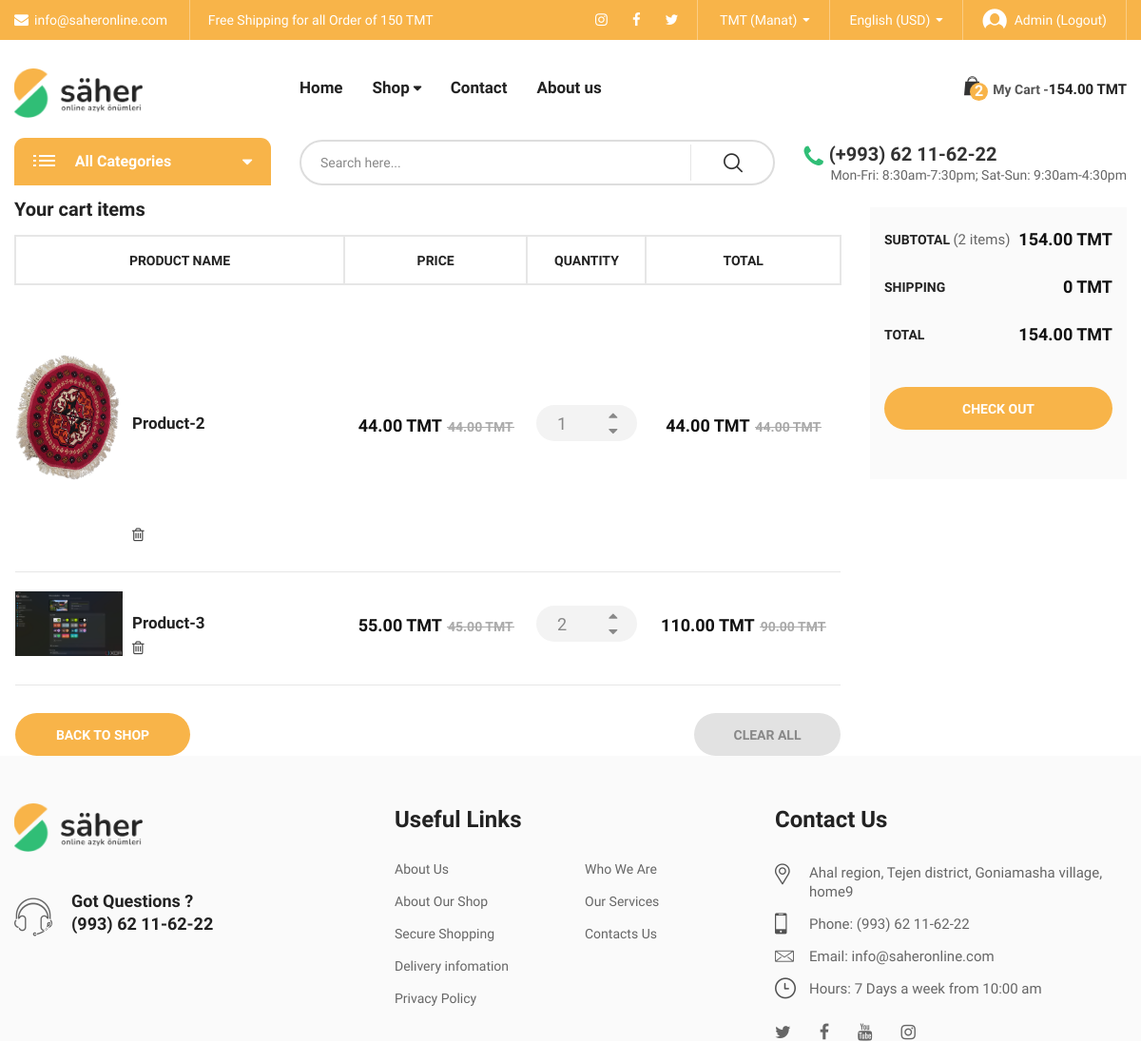
/cart/ (signed in), run on an earlier commit of the app's database.
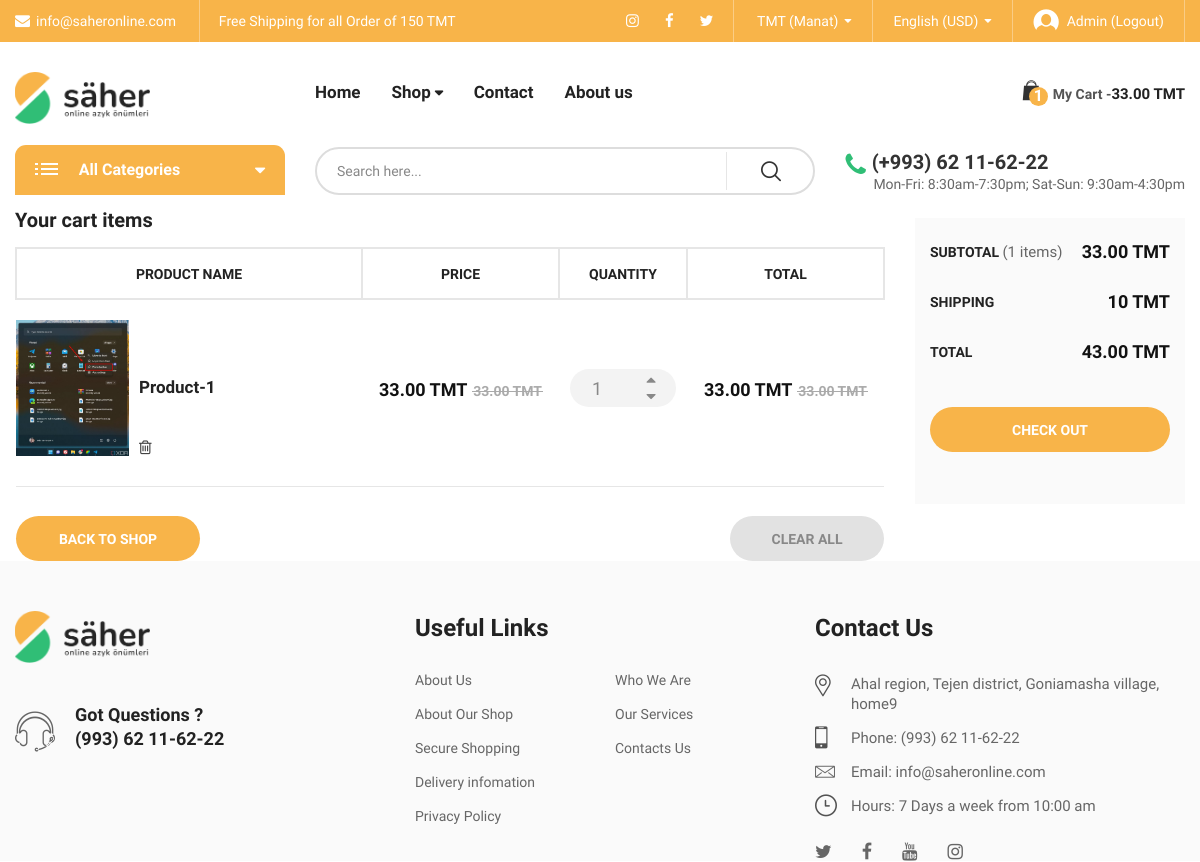
And on a later commit of the database.
### cards/models.py (models this page shows, shortened)
class Cart(models.Model):
    user = models.ForeignKey(
        User, on_delete=models.CASCADE, related_name='carts')
    created_at = models.DateTimeField(auto_now_add=True)
    updated_at = models.DateTimeField(auto_now=True)
    status = models.BooleanField(default=False)
    def itemcount(self):
        return self.items.count()
    def totalsum(self):
        total = 0
        for i in self.items.all():
            total += i.total_price()
        return total
    def shipping(self):
        if self.totalsum() < 150:
            return 10
        else:
            return 0
    def total_cost(self):
        return self.totalsum() + self.shipping()

class CartItem(models.Model):
    cart = models.ForeignKey(
        Cart, on_delete=models.CASCADE, related_name='items')
    product = models.ForeignKey(
        Product, on_delete=models.CASCADE, related_name='carts')
    quantity = models.PositiveIntegerField(default=0)
    def total_price(self):
        return self.quantity * self.product.price_new
    def total_price_old(self):
        if self.product.price_old is not None:
            return self.quantity * self.product.price_old
        else:
            return None

### products/models.py (models this page shows, shortened)
class Product(models.Model):
    name = models.CharField(max_length=50)
    subcategory = models.ForeignKey(
        Subcategory, on_delete=models.CASCADE, related_name='products')
    image = models.ImageField(upload_to='products/')
    price_old = models.DecimalField(
        max_digits=8, decimal_places=2, blank=True, null=True)
    price_new = models.DecimalField(max_digits=8, decimal_places=2)
    desc = models.TextField()
    created_at = models.DateTimeField(auto_now_add=True)
    updated_at = models.DateTimeField(auto_now=True)

### Saher_app/views.py (the view)
# urls.py: path("cart/", views.cart, name="main.cart"),
def cart(request):
    return render(request, 'cart.html')

### Saher_app/context_processors.py (called while the page is built)
def include_categories(request):
    categories = Category.objects.all()
    subcategories = Subcategory.objects.all()
    if request.user.is_authenticated:
        shopping_cart, created =  Cart.objects.get_or_create(user = request.user, status = False)
    else:
        shopping_cart = None
    return {
        'categories': categories,
        'subcategories': subcategories,
        'shopping_cart': shopping_cart,
    }

### subcategories/models.py (called while the page is built)
    def __str__(self):
        return self.name

### templates/cart.html (shortened to what the changed rows need)
{% extends 'main.html' %}
{% load static %}
{% block main %}
<div class="page-contain shopping-cart">
    <div id="main-content" class="main-content">
        <div class="container">
            <div class="shopping-cart-container">
                <div class="row">
                    <div class="col-lg-9 col-md-12 col-sm-12 col-xs-12">
                        <form class="shopping-cart-form" action="#" method="post">
                            <table class="shop_table cart-form">
                                <thead>
                                <tr>
                                    <th class="product-name">Product Name</th>
                                    <th class="product-price">Price</th>
                                    <th class="product-quantity">Quantity</th>
                                    <th class="product-subtotal">Total</th>
                                </tr>
                                </thead>
                                <tbody>
                                    {% for item in shopping_cart.items.all %}
                                <tr class="cart_item">
                                    <td class="product-thumbnail" data-title="Product Name">
                                        <a class="prd-thumb" href="#">
                                            <figure><img width="113" height="113" src="{{item.product.image.url}}" alt="shipping cart"></figure>
                                        </a>
                                        <a class="prd-name" href="#">{{item.product.name}}</a>
                                        <div class="action">
                                            <a href="{% url 'main.cart.delete' item.product.id %}" class="remove"><i class="fa fa-trash-o" aria-hidden="true"></i></a>
                                        </div>
                                    </td>
                                    <td class="product-price" data-title="Price">
                                        <div class="price price-contain">
                                            <ins><span class="price-amount">{{item.product.price_new}} <span class="currencySymbol">TMT</span></span></ins>
                                            {% if item.product.price_old is not None %}
                                                <del><span class="price-amount">{{item.product.price_old}} <span class="currencySymbol">TMT</span></span></del>
                                            {% endif %}
                                        </div>
                                    </td>
                                    <td class="product-quantity" data-title="Quantity">
                                        <div class="quantity-box type1">
                                            <div class="qty-input">
                                                <input type="text" name="qty12554" value="{{item.quantity}}" data-max_value="100" data-min_value="1" data-step="1">
                                                <a href="{% url 'main.cart.add' item.product.id %}" class="qty-btn btn-up"><i class="fa fa-caret-up" aria-hidden="false"></i></a>
                                                <a href="{% url 'main.cart.remove' item.product.id %}" class="qty-btn btn-down"><i class="fa fa-caret-down" aria-hidden="true"></i></a>
                                            </div>
                                        </div>
                                    </td>
                                    <td class="product-subtotal" data-title="Total">
                                        <div class="price price-contain">
                                            <ins><span class="price-amount">{{item.total_price}} <span class="currencySymbol">TMT</span></span></ins>
                                            {% if item.total_price_old is not None %}
                                                <del><span class="price-amount">{{item.total_price_old}} <span class="currencySymbol">TMT</span></span></del>
                                            {% endif %}
                                        </div>
                                    </td>
                                </tr>
                                {% endfor %}
                                </tbody>
                            </table>
                        </form>
                    </div>
                    <div class="col-lg-3 col-md-12 col-sm-12 col-xs-12">
                        <div class="shpcart-subtotal-block">
                            <div class="subtotal-line">
                                <b class="stt-name">Subtotal <span class="sub">({{shopping_cart.itemcount}} items)</span></b>
                                <span class="stt-price">{{shopping_cart.totalsum}} TMT</span>
                            </div>
                            <div class="subtotal-line">
                                <b class="stt-name">Shipping</b>
                                <span class="stt-price">{{shopping_cart.shipping}} TMT</span>
                            </div>
                            <div class="subtotal-line">
                                <b class="stt-name">Total</b>
                                <span class="stt-price">{{shopping_cart.total_cost}} TMT</span>
                            </div>
                        </div>
                    </div>
                </div>
            </div>
        </div>
    </div>
</div>
{% endblock main %}

### templates/main.html (shortened to what the changed rows need)
{% load static %}
<!DOCTYPE html>
<html class="no-js" lang="en">
<head>
    <link rel="stylesheet" type="text/css" href="{% static 'assets/css/bootstrap.min.css' %}">
    <link rel="stylesheet" type="text/css" href="{% static 'assets/css/animate.min.css' %}">
    <link rel="stylesheet" type="text/css" href="{% static 'assets/css/font-awesome.min.css' %}">
    <link rel="stylesheet" type="text/css" href="{% static 'assets/css/nice-select.css' %}">
    <link rel="stylesheet" type="text/css" href="{% static 'assets/css/slick.min.css' %}">
    <link rel="stylesheet" type="text/css" href="{% static 'assets/css/style.css' %}">
    <link rel="stylesheet" type="text/css" href="{% static 'assets/css/main-color.css' %}">
</head>
<body class="biolife-body">
    <header id="header" class="header-area style-01 layout-03">
        <div class="header-middle biolife-sticky-object ">
            <div class="container">
                <div class="row">
                    <div class="col-lg-3 col-md-3 col-md-6 col-xs-6">
                        <div class="biolife-cart-info">
                            {% if user.is_authenticated %}
                            <div class="minicart-block">
                                {% if shopping_cart.itemcount > 0 %}
                                <div class="minicart-contain">
                                    <a href="javascript:void(0)" class="link-to">
                                            <span class="icon-qty-combine">
                                                <span class="qty">{{shopping_cart.itemcount}}</span>
                                            </span>
                                        <span class="title">My Cart -</span>
                                        <span class="sub-total">{{shopping_cart.totalsum}} TMT</span>
                                    </a>
                                </div>
                                {% endif %}
                            </div>
                            {% endif %}
                        </div>
                    </div>
                </div>
            </div>
        </div>
    </header>
    {% block main %}
    {% endblock main %}
</body>
</html>

What changed in the data, as far as the page shows it:
removed Cart: itemcount "2", totalsum "154.00", shipping "0", total_cost "154.00"
removed CartItem: product.image (picture), product.name "Product-2", product.price_new "44.00", product.price_old "44.00", qty12554 "1", total_price "44.00", total_price_old "44.00"
removed CartItem: product.image (picture), product.name "Product-3", product.price_new "55.00", product.price_old "45.00", qty12554 "2", total_price "110.00", total_price_old "90.00"
added Cart: itemcount "1", totalsum "33.00", shipping "10", total_cost "43.00"
added CartItem: product.image (picture), product.name "Product-1", product.price_new "33.00", product.price_old "33.00", qty12554 "1", total_price "33.00", total_price_old "33.00"
